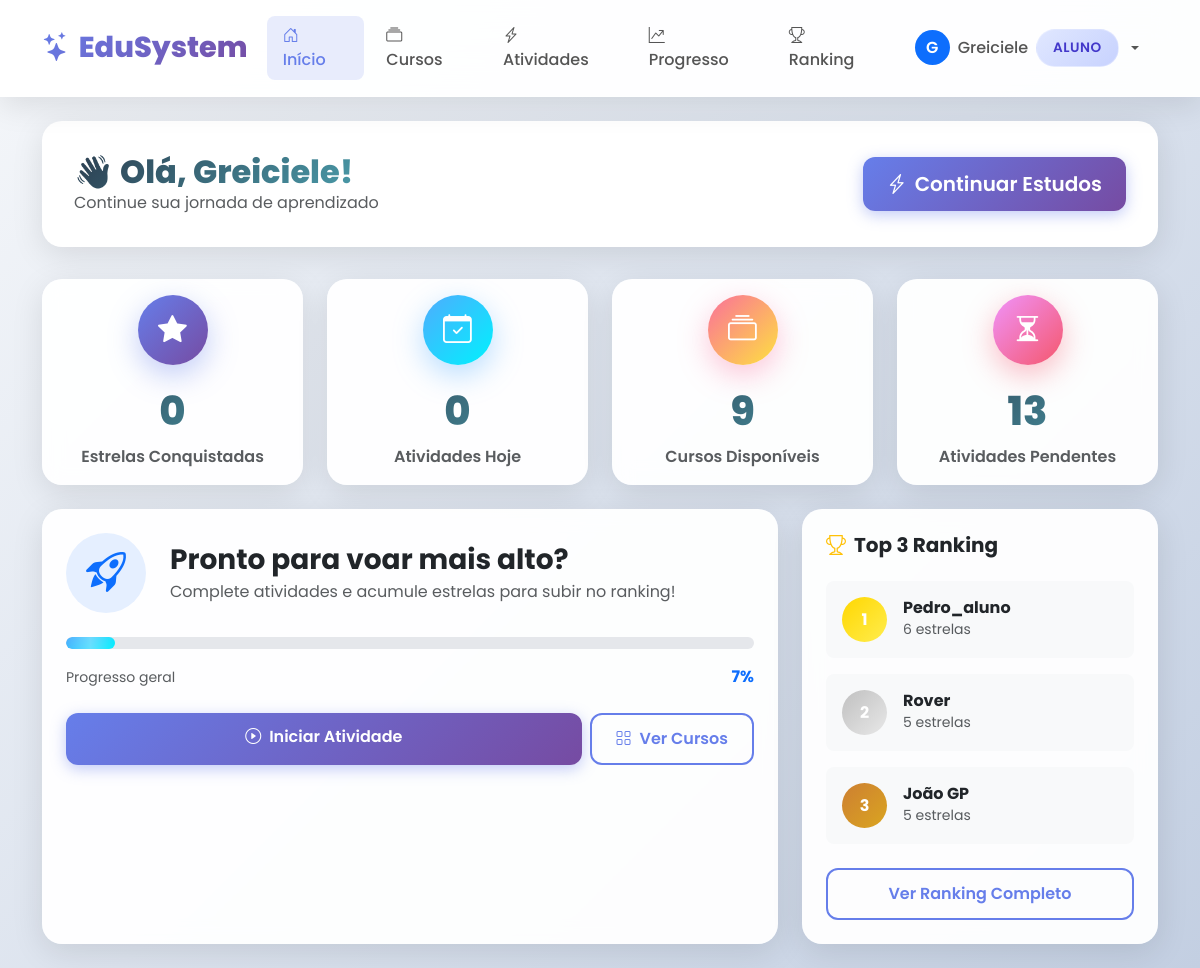
The app's page /aluno (signed in), older data.
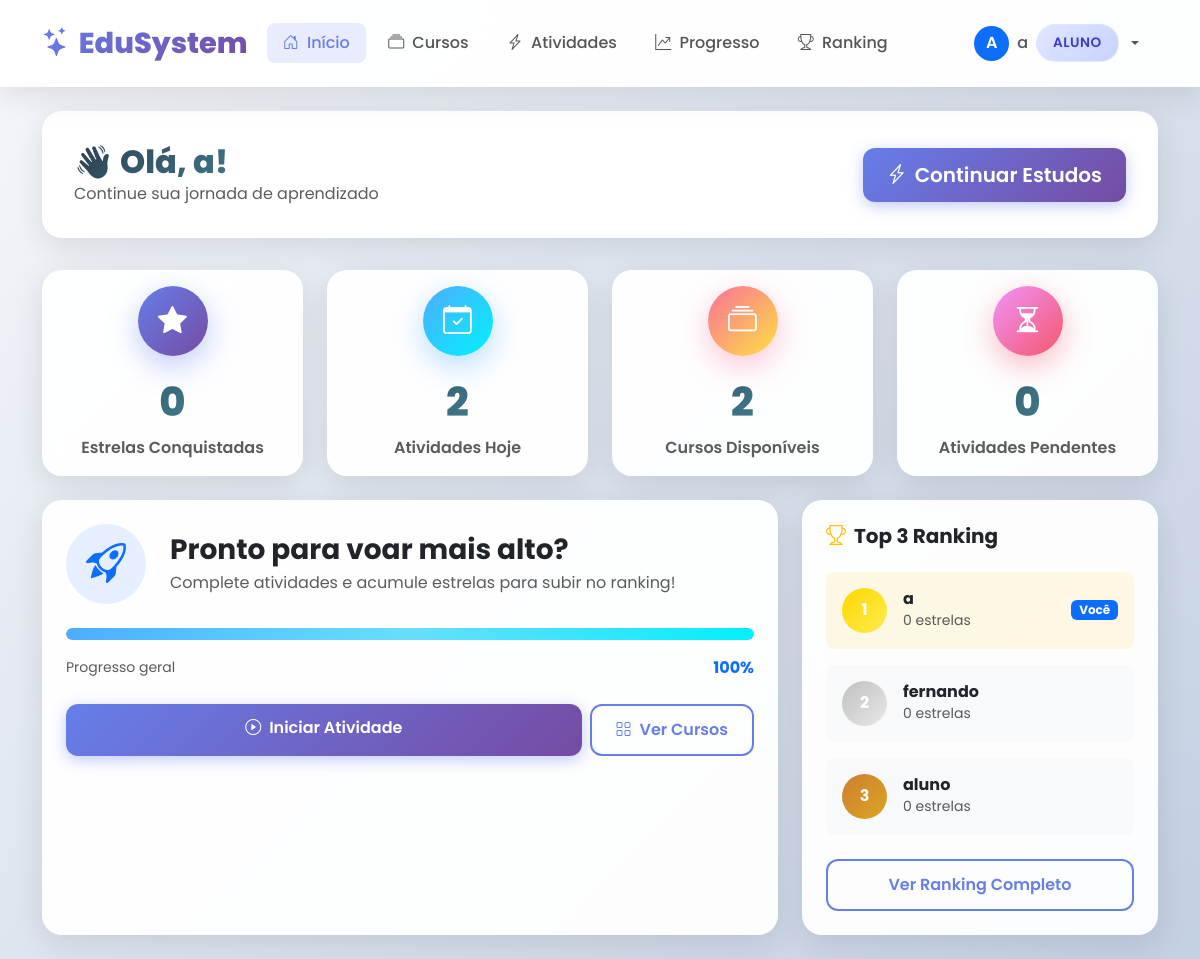
The same page, newer data.
### tables this page shows
CREATE TABLE usuarios (
            id INTEGER PRIMARY KEY AUTOINCREMENT,
            nome TEXT UNIQUE NOT NULL,
            senha TEXT NOT NULL,
            tipo TEXT NOT NULL CHECK(tipo IN ('aluno', 'professor', 'coordenador')),
            data_cadastro TIMESTAMP DEFAULT CURRENT_TIMESTAMP
        );

### app.py (the view)
@app.route('/aluno')
@login_required
@aluno_required
def aluno_dashboard():
    conn = conectar()
    cursor = conn.cursor()
    cursor.execute("""
        SELECT COALESCE(SUM(estrelas_ganhas), 0) as total
        FROM progresso WHERE aluno_id = ?
    """, (session['user_id'],))
    estrelas = cursor.fetchone()['total']
    hoje = date.today().isoformat()
    cursor.execute("""
        SELECT COUNT(*) as quantidade
        FROM progresso
        WHERE aluno_id = ? AND date(data_resposta) = ?
    """, (session['user_id'], hoje))
    atividades_hoje = cursor.fetchone()['quantidade']
    cursor.execute("SELECT COUNT(*) as total FROM cursos")
    total_cursos = cursor.fetchone()['total']
    cursor.execute("""
        SELECT COUNT(*) as total FROM atividades
        WHERE id NOT IN (SELECT atividade_id FROM progresso WHERE aluno_id = ?)
    """, (session['user_id'],))
    pendentes = cursor.fetchone()['total']
    cursor.execute("""
        SELECT u.nome, COALESCE(SUM(p.estrelas_ganhas), 0) as total_estrelas
        FROM usuarios u
        LEFT JOIN progresso p ON u.id = p.aluno_id
        WHERE u.tipo = 'aluno'
        GROUP BY u.id, u.nome
        ORDER BY total_estrelas DESC
        LIMIT 3
    """)
    ranking = cursor.fetchall()
    conn.close()
    return render_template('aluno/dashboard.html',
                         estrelas=estrelas,
                         atividades_hoje=atividades_hoje,
                         total_cursos=total_cursos,
                         pendentes=pendentes,
                         ranking=ranking)

### app.py (called while the page is built)
def conectar():
    conn = sqlite3.connect(DB_NAME)
    conn.row_factory = sqlite3.Row
    return conn

def login_required(f):
    @wraps(f)
    def decorated_function(*args, **kwargs):
        if 'user_id' not in session:
            return redirect(url_for('login'))
        return f(*args, **kwargs)
    return decorated_function

def aluno_required(f):
    @wraps(f)
    def decorated_function(*args, **kwargs):
        if session.get('tipo') != 'aluno':
            flash('Acesso restrito a alunos!', 'danger')
            return redirect(url_for('dashboard'))
        return f(*args, **kwargs)
    return decorated_function

### templates/aluno/dashboard.html (shortened to what the changed rows need)
{% extends "base.html" %}
{% block content %}
<div class="page-header">
    <div>
        <h1 class="page-title">👋 Olá, {{ session.nome }}!</h1>
        <p class="text-muted mb-0">Continue sua jornada de aprendizado</p>
    </div>
</div>
<div class="row g-4 mb-4">
    <div class="col-md-6 col-lg-3">
        <div class="card stat-card h-100 border-0">
            <div class="card-body text-center">
                <div class="stat-icon success mx-auto">
                    <i class="bi bi-calendar-check"></i>
                </div>
                <div class="stat-number mb-1">{{ atividades_hoje }}</div>
                <p class="text-muted mb-0 fw-semibold">Atividades Hoje</p>
            </div>
        </div>
    </div>
    <div class="col-md-6 col-lg-3">
        <div class="card stat-card h-100 border-0">
            <div class="card-body text-center">
                <div class="stat-icon warning mx-auto">
                    <i class="bi bi-collection"></i>
                </div>
                <div class="stat-number mb-1">{{ total_cursos }}</div>
                <p class="text-muted mb-0 fw-semibold">Cursos Disponíveis</p>
            </div>
        </div>
    </div>
    <div class="col-md-6 col-lg-3">
        <div class="card stat-card h-100 border-0">
            <div class="card-body text-center">
                <div class="stat-icon danger mx-auto">
                    <i class="bi bi-hourglass-split"></i>
                </div>
                <div class="stat-number mb-1">{{ pendentes }}</div>
                <p class="text-muted mb-0 fw-semibold">Atividades Pendentes</p>
            </div>
        </div>
    </div>
</div>
<div class="row g-4">
    <div class="col-lg-8">
        <div class="card h-100 border-0">
            <div class="card-body p-4">
                <div class="progress-container mb-3">
                    <div class="progress-bar-custom" style="width: {{ (100 - (pendentes / (pendentes + 1) * 100)) if pendentes > 0 else 100 }}%"></div>
                </div>
                <div class="d-flex justify-content-between align-items-center">
                    <span class="text-muted small">Progresso geral</span>
                    <span class="fw-bold text-primary">{{ (100 - (pendentes / (pendentes + 1) * 100))|int if pendentes > 0 else 100 }}%</span>
                </div>
            </div>
        </div>
    </div>
    <div class="col-lg-4">
        <div class="card h-100 border-0">
            <div class="card-body p-4">
                {% for aluno in ranking %}
                <div class="d-flex align-items-center mb-3 p-3 rounded-3 {{ 'bg-warning bg-opacity-10' if aluno.nome == session.nome else 'bg-light' }}">
                    <div class="flex-shrink-0">
                        <div class="rounded-circle d-flex align-items-center justify-content-center fw-bold text-white"
                             style="width: 45px; height: 45px;
                             background: {{ 'linear-gradient(135deg, #ffd700, #ffed4e)' if loop.index == 1 else 'linear-gradient(135deg, #c0c0c0, #e8e8e8)' if loop.index == 2 else 'linear-gradient(135deg, #cd7f32, #daa520)' if loop.index == 3 else 'var(--primary-gradient)' }};">
                            {{ loop.index }}
                        </div>
                    </div>
                    <div class="flex-grow-1 ms-3">
                        <h6 class="fw-bold mb-0">{{ aluno.nome }}</h6>
                        <small class="text-muted">{{ aluno.total_estrelas }} estrelas</small>
                    </div>
                    {% if aluno.nome == session.nome %}
                    <span class="badge bg-primary">Você</span>
                    {% endif %}
                </div>
                {% else %}
                <div class="text-center py-4">
                    <i class="bi bi-trophy text-muted fs-1"></i>
                    <p class="text-muted mt-2">Nenhum ranking ainda</p>
                </div>
                {% endfor %}
            </div>
        </div>
    </div>
</div>
{% endblock %}

Row changes from the older to the newer data that the page shows:
removed usuarios: nome "Pedro_aluno", total_estrelas "6"
removed usuarios: nome "Rover", total_estrelas "5"
removed usuarios: nome "João GP", total_estrelas "5"
now on this page (row edited): usuarios: nome "a", total_estrelas "0", shows "Você"
now on this page (row edited): usuarios: nome "fernando", total_estrelas "0"
now on this page (row edited): usuarios: nome "aluno", total_estrelas "0"
Text that changed along with them:
{{ session.nome[0].upper() }}: "G" → "A"
{{ session.nome }}: "Greiciele" → "a"
{{ atividades_hoje }}: "0" → "2"
{{ total_cursos }}: "9" → "2"
{{ pendentes }}: "13" → "0"
{{ (100 - (pendentes / (pendentes + 1) * 100)) if pendentes > 0 else 100 }}: 7.142857142857139 → 100 (drawn)
text no longer shown: "7"
text now shown: "100"
